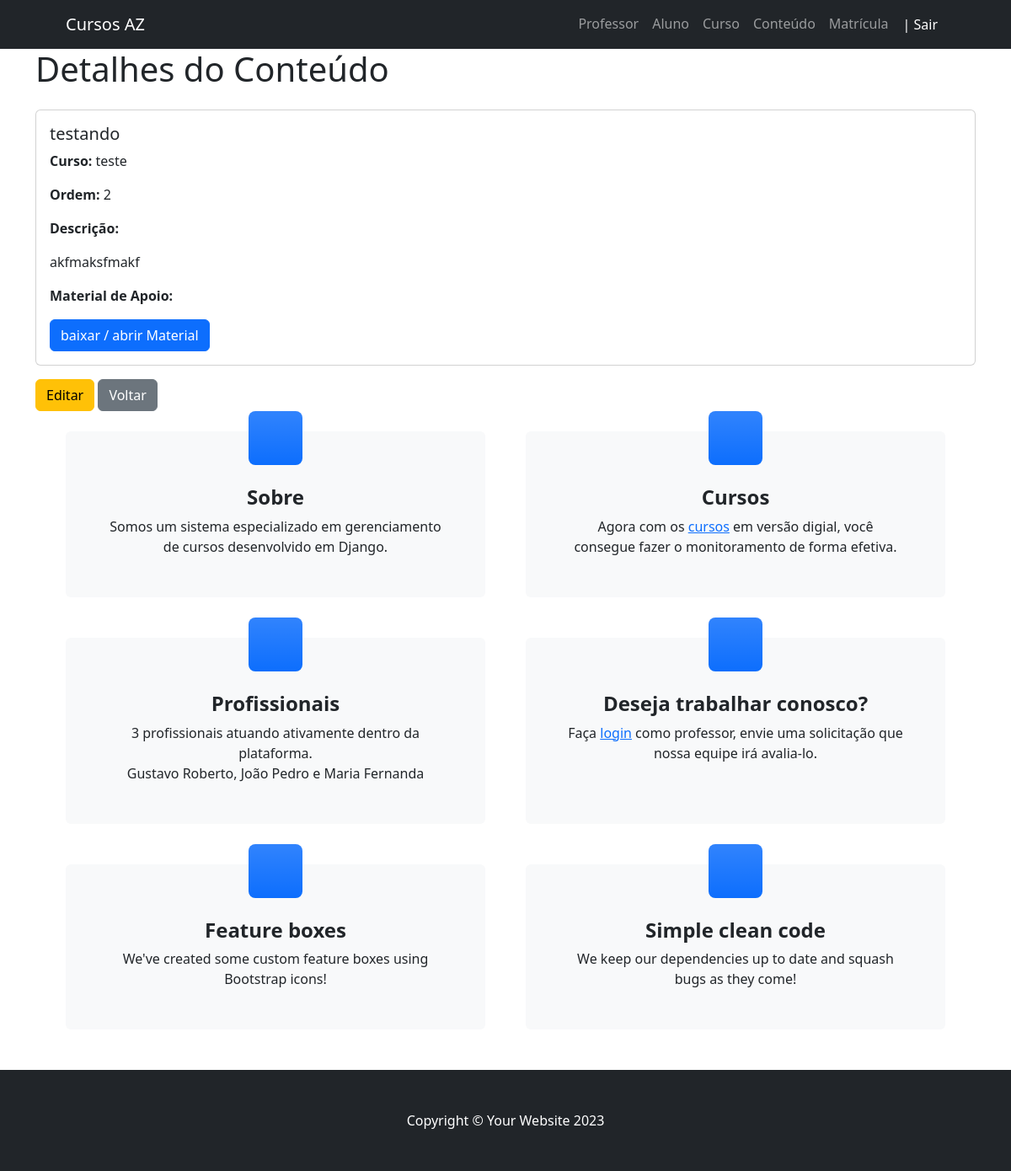
The page /conteudo/1/ (signed in) on the database its author committed.
### conteudo/models.py (models this page shows, shortened)
class Conteudo(models.Model):
    ordem = models.PositiveIntegerField()
    titulo = models.CharField(max_length=255)
    desc = models.TextField(verbose_name="Descrição")
    m_apoio = models.BinaryField(blank=True, null=True, verbose_name="Material de Apoio", editable=True)  # BLOB
    curso = models.ForeignKey(Curso, on_delete=models.CASCADE)
    class Meta:
        ordering = ['curso', 'ordem']
        verbose_name = "Conteúdo"
        verbose_name_plural = "Conteúdos"

### cursos/models.py (models this page shows, shortened)
class Curso(models.Model):
    nome = models.CharField(max_length=255)
    ch = models.IntegerField(verbose_name="Carga Horária")
    descricao = models.TextField()
    professor = models.ForeignKey(Professor, on_delete=models.CASCADE)

### conteudo/views.py (the view)
# urls.py: path('conteudo/<int:pk>/', views_conteudo.detalhe, name="detail-conteudo"),
@login_required
@permission_required('conteudo.view_conteudo', raise_exception=True)
def detalhe(request, pk):
    conteudo = get_object_or_404(Conteudo, pk=pk)
    return render(request, "conteudo/detalhe.html", {"conteudo": conteudo})

### templates/conteudo/detalhe.html
{% extends "_base.html" %}
{% block content %}
<div class="container">
    <h1 class="mb-4">Detalhes do Conteúdo</h1>
    <div class="card">
        <div class="card-body">
            <h5 class="card-title">{{ conteudo.titulo }}</h5>
            <p><strong>Curso:</strong> {{ conteudo.curso.nome }}</p>
            <p><strong>Ordem:</strong> {{ conteudo.ordem }}</p>
            <p><strong>Descrição:</strong></p>
            <p>{{ conteudo.desc }}</p>
            <p><strong>Material de Apoio:</strong></p>
            {% if conteudo.m_apoio %}
                <a href="{{conteudo.m_apoio.url}}" download class="btn btn-primary">
                    baixar / abrir Material
                </a>
            {% else %}
                <p>Nenhum material disponivel.</p>
            {% endif %}
        </div>
    </div>
    <div class="mt-3">
        <a href="{% url 'edit-conteudo' conteudo.id %}" class="btn btn-warning">Editar</a>
        <a href="{% url 'index-conteudo' %}" class="btn btn-secondary">Voltar</a>
    </div>
</div>
{% endblock %}

### rows shown on the page
Conteudo: titulo "testando", curso.nome "teste", ordem "2", desc "akfmaksfmakf"
